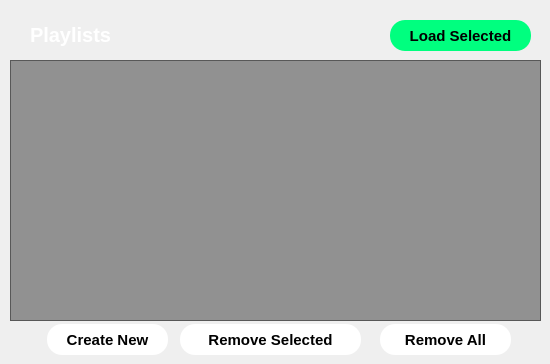
    <widget class="QWidget" name="playlists_page">
     <widget class="QLabel" name="label_9">
      <property name="geometry">
       <rect>
        <x>30</x>
        <y>10</y>
        <width>131</width>
        <height>50</height>
       </rect>
      </property>
      <property name="font">
       <font>
        <pointsize>15</pointsize>
        <weight>75</weight>
        <bold>true</bold>
       </font>
      </property>
      <property name="styleSheet">
       <string notr="true">color: rgb(255, 255, 255);
background-color: rgab(255, 255, 255, 0);</string>
      </property>
      <property name="text">
       <string>Playlists</string>
      </property>
     </widget>
     <widget class="QPushButton" name="load_selected_playlist_btn">
      <property name="geometry">
       <rect>
        <x>390</x>
        <y>20</y>
        <width>141</width>
        <height>31</height>
       </rect>
      </property>
      <property name="font">
       <font>
        <pointsize>11</pointsize>
        <weight>75</weight>
        <bold>true</bold>
       </font>
      </property>
      <property name="cursor">
       <cursorShape>PointingHandCursor</cursorShape>
      </property>
      <property name="styleSheet">
       <string notr="true">background-color: rgb(0, 255, 127);
border-radius:15px;</string>
      </property>
      <property name="text">
       <string>Load Selected</string>
      </property>
     </widget>
     <widget class="QListWidget" name="playlists_listWidget">
      <property name="geometry">
       <rect>
        <x>10</x>
        <y>60</y>
        <width>531</width>
        <height>261</height>
       </rect>
      </property>
      <property name="font">
       <font>
        <pointsize>13</pointsize>
        <weight>75</weight>
        <bold>true</bold>
       </font>
      </property>
      <property name="cursor" stdset="0">
       <cursorShape>PointingHandCursor</cursorShape>
      </property>
      <property name="styleSheet">
       <string notr="true">color: rgb(86, 227, 194);
background-color: rgba(0, 0, 0, 100);

selection-background-color: rgb(255, 140, 64);
selection-color: rgb(255, 255, 255);
padding:10px;
</string>
      </property>
      <property name="verticalScrollBarPolicy">
       <enum>Qt::ScrollBarAlwaysOff</enum>
      </property>
      <property name="horizontalScrollBarPolicy">
       <enum>Qt::ScrollBarAlwaysOff</enum>
      </property>
     </widget>
     <widget class="QPushButton" name="new_playlist_btn">
      <property name="geometry">
       <rect>
        <x>47</x>
        <y>324</y>
        <width>121</width>
        <height>31</height>
       </rect>
      </property>
      <property name="font">
       <font>
        <pointsize>11</pointsize>
        <weight>75</weight>
        <bold>true</bold>
       </font>
      </property>
      <property name="cursor">
       <cursorShape>PointingHandCursor</cursorShape>
      </property>
      <property name="styleSheet">
       <string notr="true">QPushButton{
	background-color: rgb(255, 255, 255);
	border-radius:15px;
}

QPushButton:hover{
	color: rgb(0, 85, 0);
	background-color: rgb(0, 255, 127);
}</string>
      </property>
      <property name="text">
       <string>Create New</string>
      </property>
     </widget>
     <widget class="QPushButton" name="remove_selected_playlist_btn">
      <property name="geometry">
       <rect>
        <x>180</x>
        <y>324</y>
        <width>181</width>
        <height>31</height>
       </rect>
      </property>
      <property name="font">
       <font>
        <pointsize>11</pointsize>
        <weight>75</weight>
        <bold>true</bold>
       </font>
      </property>
      <property name="cursor">
       <cursorShape>PointingHandCursor</cursorShape>
      </property>
      <property name="styleSheet">
       <string notr="true">QPushButton{
	background-color: rgb(255, 255, 255);
	border-radius:15px;
}

QPushButton:hover{
	color: rgb(202, 0, 0);
	background-color: rgb(255, 176, 176);
}</string>
      </property>
      <property name="text">
       <string>Remove Selected</string>
      </property>
     </widget>
     <widget class="QPushButton" name="remove_all_playlists_btn">
      <property name="geometry">
       <rect>
        <x>380</x>
        <y>324</y>
        <width>131</width>
        <height>31</height>
       </rect>
      </property>
      <property name="font">
       <font>
        <pointsize>11</pointsize>
        <weight>75</weight>
        <bold>true</bold>
       </font>
      </property>
      <property name="cursor">
       <cursorShape>PointingHandCursor</cursorShape>
      </property>
      <property name="styleSheet">
       <string notr="true">QPushButton{
	background-color: rgb(255, 255, 255);
	border-radius:15px;
}

QPushButton:hover{
	color: rgb(255, 255, 255);
	background-color: rgb(255, 44, 44);
}
</string>
      </property>
      <property name="text">
       <string>Remove All</string>
      </property>
     </widget>
    </widget>
